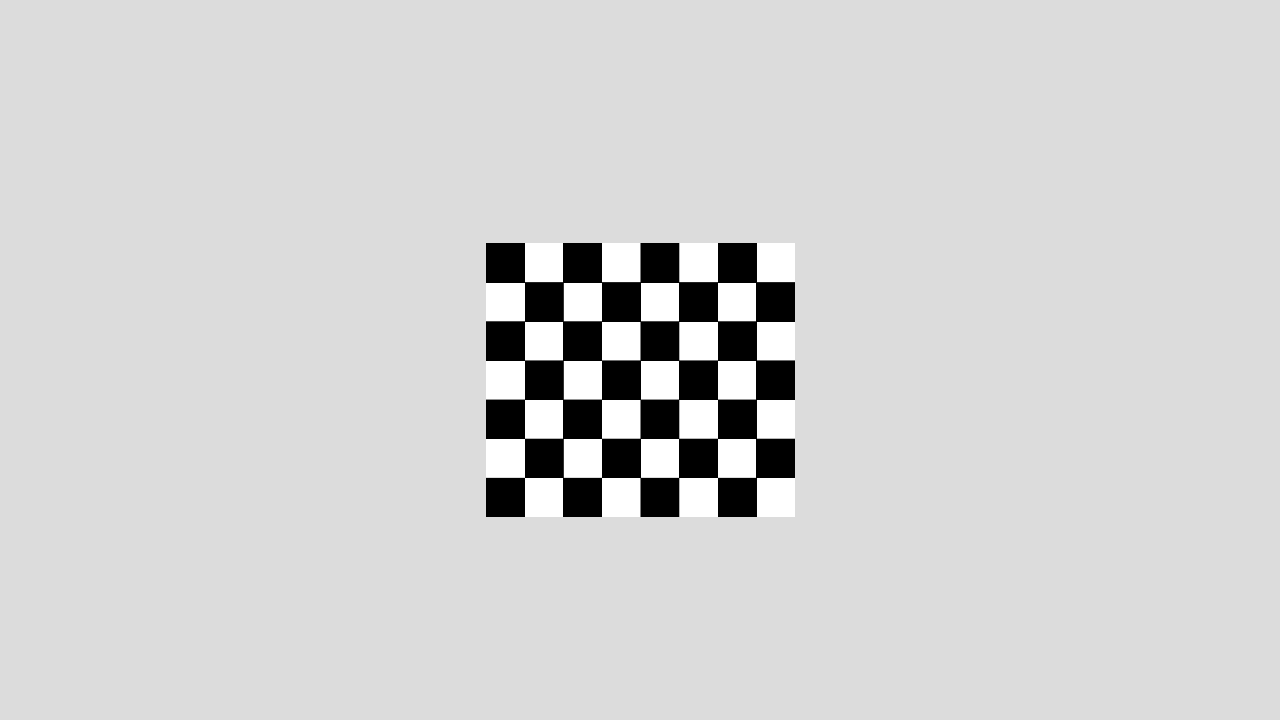
#> input picture aula_16_Calibracao/exemplos_em_python/dados_sinteticos/calib_01.png, 1280 x 720 px
$ python 16_pontos_chave_sift.py --imagem ../../aula_16_Calibracao/exemplos_em_python/dados_sinteticos/calib_01.png
#> lines starting #> are read from the running program, lines starting #| are printed output that depends on the picture
"""Exemplo 16 — Detecção de keypoints e descritores SIFT.

Uso: python exemplos/16_pontos_chave_sift.py --imagem dados/gerados/cena.png
"""

from __future__ import annotations

import argparse
from pathlib import Path

import cv2


def main() -> None:
    parser = argparse.ArgumentParser()
    parser.add_argument("--imagem", default="dados/gerados/cena.png")
    parser.add_argument("--max-pontos", type=int, default=500)
    args = parser.parse_args()

    imagem = cv2.imread(args.imagem)
#> imagem is the input picture: shape (720, 1280, 3); min 0, max 255, mean 211.3
    if imagem is None:
        raise FileNotFoundError(args.imagem)
    cinza = cv2.cvtColor(imagem, cv2.COLOR_BGR2GRAY)
    sift = cv2.SIFT_create(nfeatures=args.max_pontos)
    pontos, descritores = sift.detectAndCompute(cinza, None)
#> pontos = 382 keypoints; strongest (x, y, size): (504, 498, 26.6), (504, 262, 26.8), (503, 419, 25.6), (582, 499, 25.5)

    desenhada = cv2.drawKeypoints(
        imagem,
        pontos,
        None,
        flags=cv2.DRAW_MATCHES_FLAGS_DRAW_RICH_KEYPOINTS,
    )
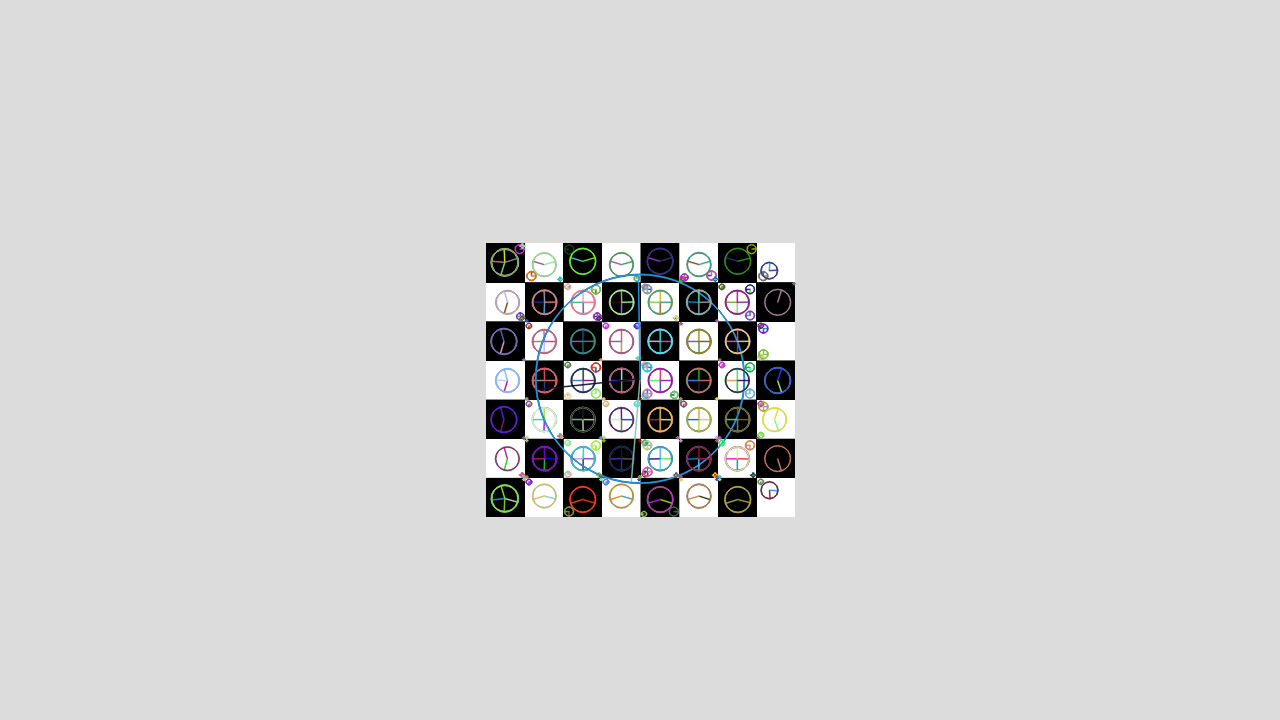
#> desenhada: shape (720, 1280, 3); mean B, G, R 211.2, 211.1, 211.1
    destino = Path("dados/gerados/keypoints_sift.png")
    cv2.imwrite(str(destino), desenhada)
    forma = None if descritores is None else descritores.shape
#> forma = (382, 128)
    print(f"Keypoints: {len(pontos)}; descritores: {forma}; dtype: {getattr(descritores, 'dtype', None)}")
#| Keypoints: 382; descritores: (382, 128); dtype: float32
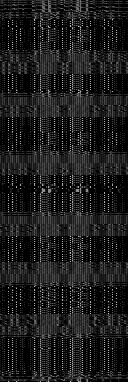
#> descritores: shape (382, 128) float32; min 0, max 185, mean 27.9
    print("O tamanho do círculo representa a escala; a orientação aparece como um raio.")
    cv2.imshow("SIFT", desenhada)
    cv2.waitKey(0)
    cv2.destroyAllWindows()


if __name__ == "__main__":
    main()

$ run again, on aula_16_Calibracao/exemplos_em_python/dados_sinteticos/calib_05.png
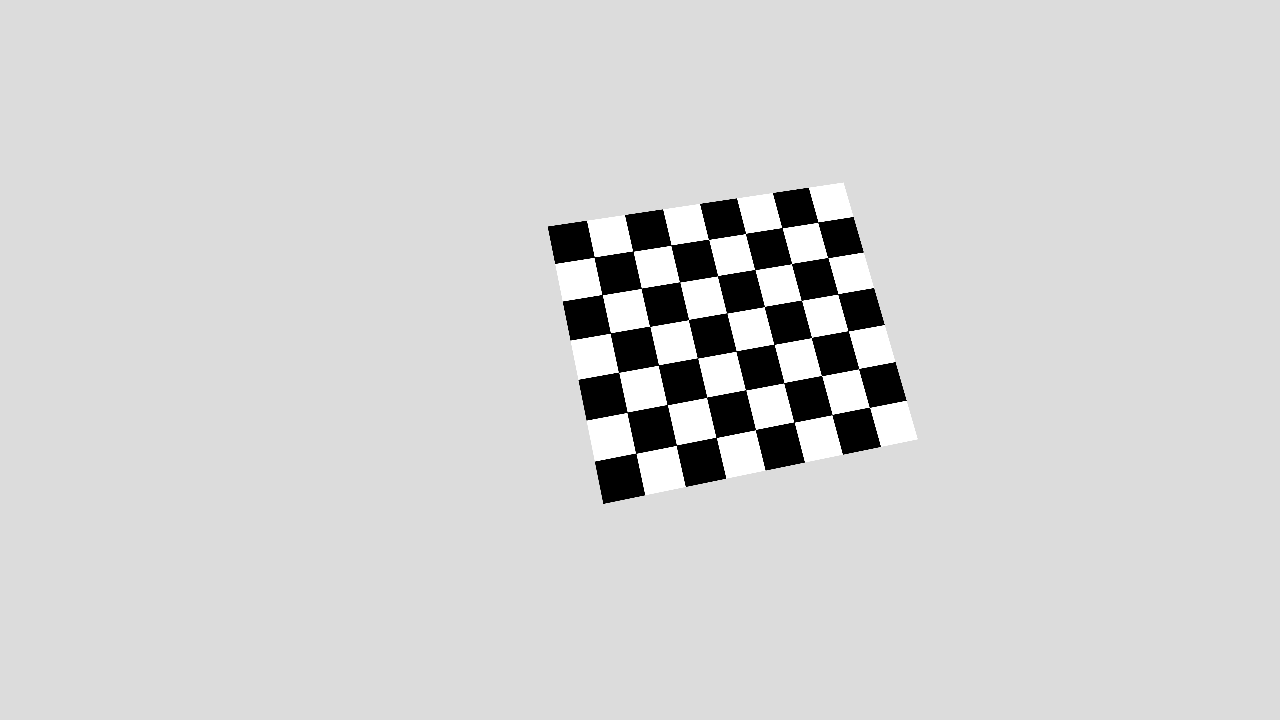
#> input picture aula_16_Calibracao/exemplos_em_python/dados_sinteticos/calib_05.png, 1280 x 720 px
#> in main, imagem is the input picture: shape (720, 1280, 3); min 0, max 255, mean 211.3
#> pontos = 412 keypoints; strongest (x, y, size): (570, 241, 26.5), (601, 397, 27), (702, 464, 27.1), (585, 318, 26.2)
#> in main, `desenhada = cv2.drawKeypoints( imagem, pontos, None, flags=cv2.DRAW_MA..`:
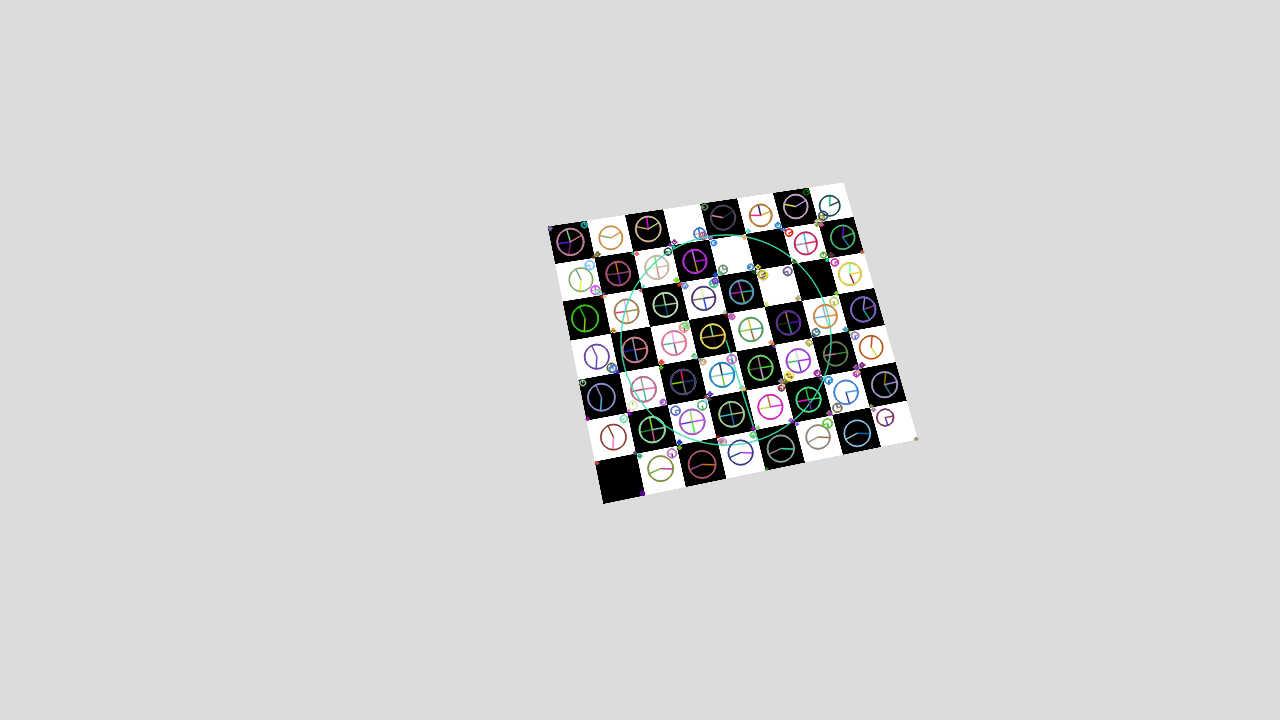
#> desenhada: shape (720, 1280, 3); mean B, G, R 211.2, 211.2, 211.1
#> forma = (412, 128)
#| Keypoints: 412; descritores: (412, 128); dtype: float32
#> in main, `print(f"Keypoints: {len(pontos)}; descritores: {forma}; dtype: {getatt..`:
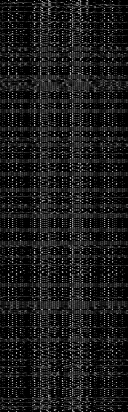
#> descritores: shape (412, 128) float32; min 0, max 184, mean 26.7
